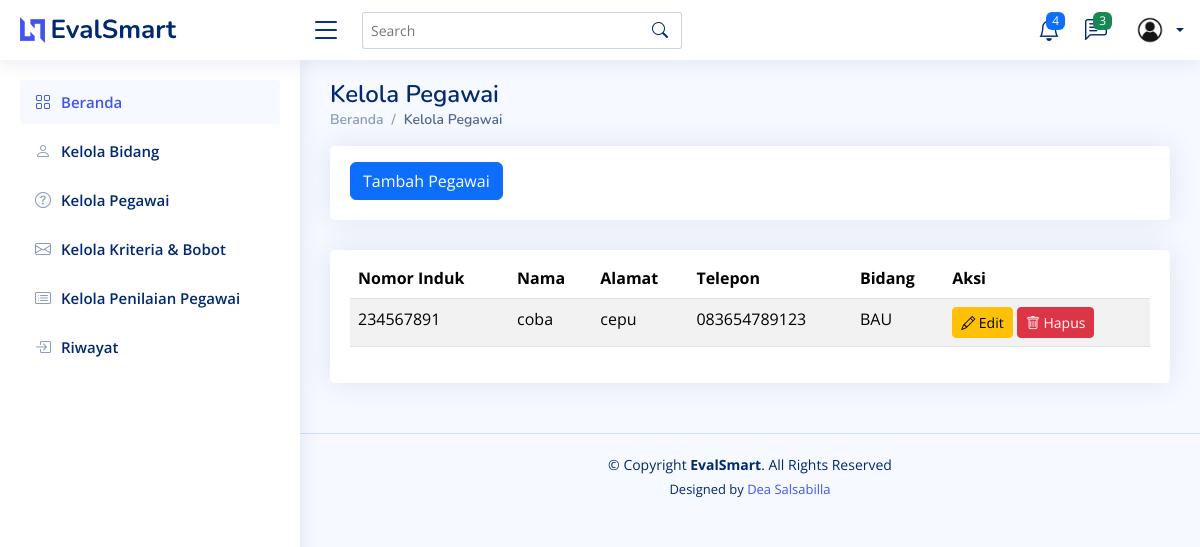
The app's page /pegawai/ with its own data.
### testing/models.py (models this page shows, shortened)
class Pegawai(models.Model):
    id = models.AutoField(primary_key=True)  # ID otomatis
    nomor_induk = models.CharField(max_length=20, unique=True)  # Nomor induk pegawai
    nama = models.CharField(max_length=100)  # Nama pegawai
    alamat = models.TextField()  # Alamat pegawai
    no_telp = models.CharField(max_length=15)  # Nomor telepon pegawai
    bidang = models.ForeignKey(Bidang, on_delete=models.CASCADE)  # Relasi ke tabel Bidang
    class Meta:
        verbose_name_plural = "Pegawai"
        ordering = ['nama']

class Bidang(models.Model):
    id = models.AutoField(primary_key=True)
    nama = models.CharField(max_length=255)
    def __str__(self):  # Nama method harus __str__ (dua garis bawah di kiri dan kanan)
        return self.nama
    class Meta:
        verbose_name_plural = "Bidang"
        ordering = ['id']

### testing/views.py (the view)
# urls.py: path("pegawai/", views.pegawai, name="pegawai"),
def pegawai(request):
    pegawais = Pegawai.objects.all()
    return render(request, 'pegawai.html', {'pegawais' : pegawais})

### testing/templates/pegawai.html (shortened to what this page needs)
<!DOCTYPE html>
<html lang="en">
  <head>
    {% load static %}
    <link href="{% static 'assets/vendor/bootstrap/css/bootstrap.min.css' %}" rel="stylesheet" />
    <link href="{% static 'assets/vendor/bootstrap-icons/bootstrap-icons.css' %}" rel="stylesheet" />
    <link href="{% static 'assets/vendor/boxicons/css/boxicons.min.css' %}" rel="stylesheet" />
    <link href="{% static 'assets/vendor/quill/quill.snow.css' %}" rel="stylesheet" />
    <link href="{% static 'assets/vendor/quill/quill.bubble.css' %}" rel="stylesheet" />
    <link href="{% static 'assets/vendor/remixicon/remixicon.css' %}" rel="stylesheet" />
    <link href="{% static 'assets/vendor/simple-datatables/style.css' %}" rel="stylesheet" />
    <link href="{% static 'assets/css/style.css' %}" rel="stylesheet" />
  </head>
  <body>
    {% include 'partials/header.html' %}
    {% include 'partials/sidebar.html' %}
    <main id="main" class="main">
      <div class="pagetitle">
        <h1>Kelola Pegawai</h1>
        <nav>
          <ol class="breadcrumb">
            <li class="breadcrumb-item">
              <a href="{% url 'home' %}">Beranda</a>
            </li>
            <li class="breadcrumb-item active">Kelola Pegawai</li>
          </ol>
        </nav>
      </div>
      <div class="row">
        <div class="col-lg-12">
          <div class="card">
            <div class="card-body">
              <button class="btn btn-primary mt-3"><a href="{% url 'tambah_pegawai' %}" style="color: white; text-decoration: none;">Tambah Pegawai</a></button>
            </div>
          </div>
        </div>
      </div>
      <section class="section">
        <div class="row">
          <div class="col-lg-12">
            <div class="card">
              <div class="card-body">
                <table class="table table-striped mt-2">
                  <thead>
                    <tr>
                      <th scope="col">Nomor Induk</th>
                      <th scope="col">Nama</th>
                      <th scope="col">Alamat</th>
                      <th scope="col">Telepon</th>
                      <th scope="col">Bidang</th>
                      <th scope="col">Aksi</th>
                    </tr>
                  </thead>
                  <tbody>
                    <tr>
                      {% for pegawai in pegawais %}
                      <td>{{ pegawai.nomor_induk }}</td>
                      <td>{{ pegawai.nama }}</td>
                      <td>{{ pegawai.alamat }}</td>
                      <td>{{ pegawai.no_telp }}</td>
                      <td>{{ pegawai.bidang }}</td>
                      <td>
                        <a href="{% url 'edit_pegawai' pegawai.id %}" class="btn btn-warning btn-sm"><i class="bi bi-pencil"></i> Edit</a>
                        <form action="{% url 'delete_pegawai' pegawai.id %}" method="post" style="display:inline;">
                          <button type="submit" class="btn btn-danger btn-sm" onclick="return confirm('Apakah Anda yakin ingin menghapus bidang ini?');"><i class="bi bi-trash"></i> Hapus</button>
                        </form>
                      </td>
                    </tr>
                  {% empty %}
                    <tr>
                      <td colspan="3" class="text-center">Tidak ada data</td>
                    </tr>
                  {% endfor %}
                  </tbody>
                </table>
              </div>
            </div>
          </div>
        </div>
      </section>
    </main>
    {% include 'partials/footer.html' %}
  </body>
</html>

### testing/static/assets/css/style.css (style rules this page uses)
:root { scroll-behavior: smooth; }
body { font-family: "Open Sans", sans-serif; background: #f6f9ff; color: #444444; }
a { color: #4154f1; text-decoration: none; }
h1, h2, h3, h4, h5, h6 { font-family: "Nunito", sans-serif; }
#main { margin-top: 60px; padding: 20px 30px; transition: all 0.3s; }
.pagetitle { margin-bottom: 10px; }
.pagetitle h1 { font-size: 24px; margin-bottom: 0; font-weight: 600; color: #012970; }
.card { margin-bottom: 30px; border: none; border-radius: 5px; box-shadow: 0px 0 30px rgba(1, 41, 112, 0.1); }
.card-body { padding: 0 20px 20px 20px; }
.breadcrumb { font-size: 14px; font-family: "Nunito", sans-serif; color: #899bbd; font-weight: 600; }
.breadcrumb a { color: #899bbd; transition: 0.3s; }
.breadcrumb .breadcrumb-item::before { color: #899bbd; }
.breadcrumb .active { color: #51678f; font-weight: 600; }
@media (min-width: 1200px) { #main, #footer { margin-left: 300px; } }

### records on screen
Pegawai: nomor_induk "234567891", nama "coba", alamat "cepu", no_telp "083654789123", bidang "BAU"
